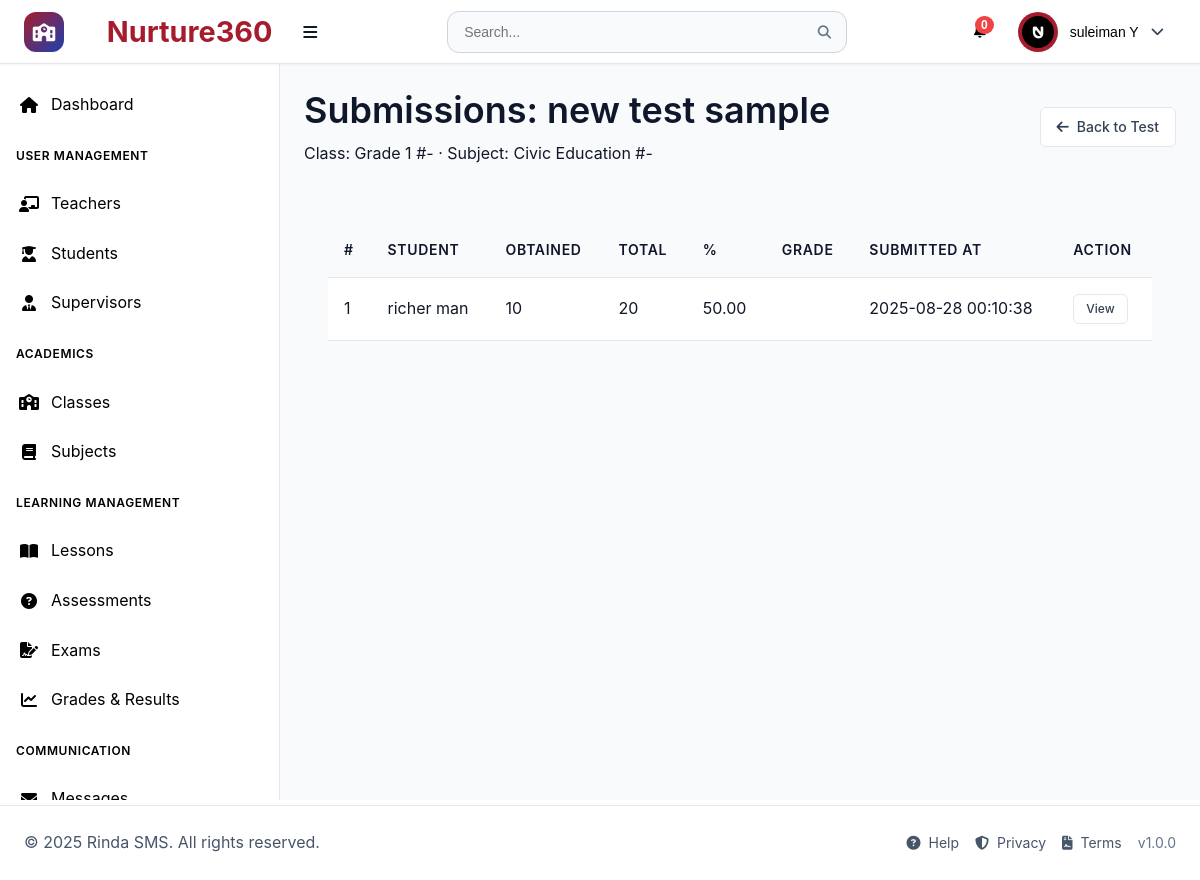
Page /pages/test_submissions.php?id=5 (signed in) on the committed database.
### tables this page shows
CREATE TABLE `users` (
  `id` int(11) NOT NULL,
  `username` varchar(50) NOT NULL,
  `email` varchar(100) NOT NULL,
  `password_hash` varchar(255) NOT NULL,
  `first_name` varchar(50) NOT NULL,
  `last_name` varchar(50) NOT NULL,
  `role` enum('superadmin','teacher','student','supervisor') NOT NULL,
  `phone` varchar(20) DEFAULT NULL,
  `address` text DEFAULT NULL,
  `profile_image` varchar(255) DEFAULT NULL,
  `is_active` tinyint(1) DEFAULT 1,
  `email_verified` tinyint(1) DEFAULT 0,
  `two_factor_enabled` tinyint(1) DEFAULT 0,
  `last_login` datetime DEFAULT NULL,
  `created_at` timestamp NOT NULL DEFAULT current_timestamp(),
  `updated_at` timestamp NOT NULL DEFAULT current_timestamp() ON UPDATE current_timestamp()
);

CREATE TABLE `tests` (
  `id` int(11) NOT NULL,
  `title` varchar(255) NOT NULL,
  `description` text DEFAULT NULL,
  `class_id` int(11) NOT NULL,
  `subject_id` int(11) NOT NULL,
  `teacher_id` int(11) NOT NULL,
  `test_type` enum('weekly','monthly','quarterly','final','quiz') NOT NULL,
  `total_marks` int(11) NOT NULL,
  `duration_minutes` int(11) NOT NULL,
  `scheduled_date` date NOT NULL,
  `start_time` time NOT NULL,
  `end_time` time NOT NULL,
  `is_active` tinyint(1) DEFAULT 1,
  `created_at` timestamp NOT NULL DEFAULT current_timestamp(),
  `lesson_id` int(11) DEFAULT NULL
);

CREATE TABLE `classes` (
  `id` int(11) NOT NULL,
  `class_name` varchar(100) NOT NULL,
  `class_code` varchar(255) DEFAULT NULL,
  `virtual_link` varchar(500) DEFAULT NULL,
  `grade_level` int(11) DEFAULT NULL,
  `academic_year` varchar(10) DEFAULT NULL,
  `max_students` int(11) DEFAULT 30,
  `description` text DEFAULT NULL,
  `is_active` tinyint(1) DEFAULT 1,
  `created_at` timestamp NOT NULL DEFAULT current_timestamp(),
  `updated_at` timestamp NOT NULL DEFAULT current_timestamp() ON UPDATE current_timestamp()
);

CREATE TABLE `subjects` (
  `subject_id` int(11) NOT NULL,
  `class_id` int(11) DEFAULT NULL,
  `title` varchar(255) NOT NULL,
  `subject_code` varchar(20) DEFAULT NULL,
  `description` text DEFAULT NULL,
  `credits` int(11) DEFAULT 1,
  `is_active` tinyint(1) DEFAULT 1,
  `created_at` timestamp NOT NULL DEFAULT current_timestamp(),
  `updated_at` timestamp NOT NULL DEFAULT current_timestamp() ON UPDATE current_timestamp()
);

CREATE TABLE `test_results` (
  `id` int(11) NOT NULL,
  `test_id` int(11) NOT NULL,
  `student_id` int(11) NOT NULL,
  `obtained_marks` int(11) NOT NULL,
  `total_marks` int(11) NOT NULL,
  `percentage` decimal(5,2) NOT NULL,
  `grade` varchar(2) DEFAULT NULL,
  `submitted_at` timestamp NOT NULL DEFAULT current_timestamp(),
  `graded_by` int(11) DEFAULT NULL,
  `graded_at` timestamp NULL DEFAULT NULL,
  `feedback` text DEFAULT NULL
);

### config/config.php (called while the page is built, shortened)
<?php
function isSuperAdmin() {
    return isset($_SESSION['role']) && $_SESSION['role'] === 'superadmin';
}
?>

### pages/test_submissions.php (the view, shortened to what this page needs)
<?php
require_once '../config/config.php';
$pdo = getDBConnection();
$testId = (int)($_GET['id'] ?? 0);
function canManage(){ return isSuperAdmin() || (($_SESSION['role'] ?? '') === 'teacher'); }
$st = $pdo->prepare("SELECT t.*, c.class_name,c.class_code, s.title AS subject_name,s.subject_code FROM tests t LEFT JOIN classes c ON c.id=t.class_id LEFT JOIN subjects s ON s.subject_id=t.subject_id WHERE t.id=?");
$st->execute([$testId]);
$test = $st->fetch(PDO::FETCH_ASSOC);
try {
  $subStmt = $pdo->prepare("SELECT tr.*, u.first_name, u.last_name, u.username FROM test_results tr LEFT JOIN users u ON u.id = tr.student_id WHERE tr.test_id = ? ORDER BY tr.submitted_at DESC");
  $subStmt->execute([$testId]);
  $submissions = $subStmt->fetchAll(PDO::FETCH_ASSOC);
} catch (Throwable $e) {
  $submissions = [];
}
include '../components/header.php';
?>
<div class="dashboard-container">
  <?php include '../components/sidebar.php'; ?>
  <main class="main-content">
    <div class="page-header">
      <div>
        <h1>Submissions: <?php echo htmlspecialchars($test['title'] ?? 'Test'); ?></h1>
        <div class="muted">Class: <?php echo htmlspecialchars(($test['class_name']??'-').' #'.($test['class_code']??'-')); ?> · Subject: <?php echo htmlspecialchars(($test['subject_name']??'-').' #'.($test['subject_code']??'-')); ?></div>
      </div>
      <div class="header-actions">
        <a class="btn btn-secondary" href="./test_detail.php?id=<?php echo (int)$testId; ?>"><i class="fas fa-arrow-left"></i> Back to Test</a>
      </div>
    </div>
    <div class="card-content">
      <div class="table-responsive">
        <table class="table">
          <thead>
            <tr>
              <th>#</th>
              <th>Student</th>
              <th>Obtained</th>
              <th>Total</th>
              <th>%</th>
              <th>Grade</th>
              <th>Submitted At</th>
              <th>Action</th>
            </tr>
          </thead>
          <tbody>
            <?php if(!empty($submissions)): foreach($submissions as $i=>$r): $name = trim(($r['first_name']??'').' '.($r['last_name']??'')); if($name==='') $name = $r['username']??('Student #'.(int)$r['student_id']); ?>
            <tr>
              <td><?php echo $i+1; ?></td>
              <td><?php echo htmlspecialchars($name); ?></td>
              <td><?php echo (int)$r['obtained_marks']; ?></td>
              <td><?php echo (int)$r['total_marks']; ?></td>
              <td><?php echo htmlspecialchars(number_format((float)$r['percentage'],2)); ?></td>
              <td><?php echo htmlspecialchars($r['grade']??''); ?></td>
              <td><?php echo htmlspecialchars($r['submitted_at']??''); ?></td>
              <td>
                <?php if(canManage()): ?>
                  <a class="btn btn-sm btn-secondary" href="./test_result_view.php?test_id=<?php echo (int)$testId; ?>&student_id=<?php echo (int)$r['student_id']; ?>">View</a>
                <?php else: ?>
                  <span class="muted">-</span>
                <?php endif; ?>
              </td>
            </tr>
            <?php endforeach; else: ?>
            <tr><td colspan="8" class="muted">No submissions yet.</td></tr>
            <?php endif; ?>
          </tbody>
        </table>
      </div>
    </div>
  </main>
</div>
<?php include '../components/footer.php'; ?>

### components/header.php (shortened to what this page needs)
<?php
require_once '../config/config.php';
$user_id = $_SESSION['user_id'] ?? null;
$first_name = $_SESSION['first_name'] ?? '';
$last_name = $_SESSION['last_name'] ?? '';
$user_role = $_SESSION['role'] ?? '';
$profile_image = '';
$profile_image_url = '';
try {
    $pdo = getDBConnection();
    $settings_stmt = $pdo->prepare("SELECT setting_key, setting_value FROM system_settings WHERE setting_key IN ('app_name', 'theme_primary_color', 'theme_secondary_color', 'theme_accent_color', 'theme_mode', 'app_logo', 'app_favicon', 'brand_display')");
    $settings_stmt->execute();
    $settings = [];
    while ($row = $settings_stmt->fetch()) {
        $settings[$row['setting_key']] = $row['setting_value'];
    }
    if ($user_id) {
        $uStmt = $pdo->prepare("SELECT profile_image FROM users WHERE id = ? LIMIT 1");
        $uStmt->execute([$user_id]);
        $uRow = $uStmt->fetch();
        if ($uRow && !empty($uRow['profile_image'])) {
            $profile_image = $uRow['profile_image'];
        }
    }
} catch (PDOException $e) {
    $settings = [
        'app_name' => APP_NAME,
        'theme_primary_color' => DEFAULT_PRIMARY_COLOR,
        'theme_mode' => 'light'
    ];
}
$app_name = $settings['app_name'] ?? APP_NAME;
$theme_mode = $settings['theme_mode'] ?? 'light';
$app_logo = $settings['app_logo'] ?? '';
$brand_display = $settings['brand_display'] ?? 'both';
$hasLogo = !empty($app_logo);
$mode = in_array($brand_display, ['logo','name','both'], true) ? $brand_display : 'both';
$showLogo = $hasLogo && ($mode === 'logo' || $mode === 'both');
$showName = ($mode === 'name' || $mode === 'both');
$showIcon = !$showLogo;
if (!empty($profile_image)) {
    if (preg_match('/^https?:\/\//i', $profile_image)) {
        $profile_image_url = $profile_image;
    } else {
        if ($user_role === 'teacher') {
            $profile_image_url = '../uploads/teachers/' . rawurlencode($profile_image);
        } else {
            $profile_image_url = '../uploads/users/' . rawurlencode($profile_image);
        }
    }
}
?>
<!DOCTYPE html>
<html lang="en" data-theme="<?php echo $theme_mode; ?>">
<head>
    <link rel="stylesheet" href="../assets/css/main.css">
    <link rel="stylesheet" href="../assets/css/components.css">
    <link rel="stylesheet" href="../assets/css/dashboard.css">
    <link rel="stylesheet" href="https://cdnjs.cloudflare.com/ajax/libs/font-awesome/6.4.0/css/all.min.css">
</head>
<body class="role-<?php echo htmlspecialchars($user_role); ?>">
    <header class="header">
        <div class="header-left">
            <?php if ($showIcon): ?>
            <div class="school-icon">
                <i class="fas fa-school"></i>
            </div>
            <?php endif; ?>
            <div class="logo">
                <?php if ($showName): ?>
                    <h1 style="margin-left: 8px; display:inline-block;">&nbsp;<?php echo htmlspecialchars($app_name); ?></h1>
                <?php endif; ?>
                <button class="desktop-toggle" id="desktopSidebarToggle" title="Toggle sidebar">
                    <i class="fas fa-bars"></i>
                </button>
            </div>
        </div>
        <div class="header-center">
            <div class="search-bar">
                <input type="text" placeholder="Search..." id="globalSearch">
                <button type="button">
                    <i class="fas fa-search"></i>
                </button>
            </div>
        </div>
        <div class="header-right">
            <div class="header-actions">
                <div class="notification-dropdown">
                    <button class="notification-btn" id="notificationBtn">
                        <span class="notification-badge" id="notificationBadge">0</span>
                    </button>
                </div>
                <div class="user-dropdown">
                    <button class="user-btn" id="userBtn">
                        <div class="user-avatar">
                            <?php if (!empty($profile_image_url)): ?>
                                <img src="<?php echo htmlspecialchars($profile_image_url); ?>" alt="Avatar" style="width:32px;height:32px;border-radius:50%;object-fit:cover;" onerror="this.style.display='none'; this.parentElement.innerHTML='\\u003ci class=\\'fas fa-user\\'\\u003e\\u003c/i\\u003e';">
                            <?php else: ?>
                                <i class="fas fa-user"></i>
                            <?php endif; ?>
                        </div>
                        <span class="user-name"><?php echo $first_name . ' ' . $last_name; ?></span>
                        <i class="fas fa-chevron-down"></i>
                    </button>
                </div>
            </div>
        </div>
    </header>

### assets/css/main.css (style rules this page uses)
:root { --primary-color: #2563eb; --primary-dark: #1e40af; --primary-light: #3b82f6; --secondary-color: #64748b; --accent-color: #f59e0b; --success-color: #10b981; --warning-color: #f59e0b; --error-color: #ef4444; --info-color: #06b6d4; --white: #ffffff; --gray-50: #f8fafc; --gray-100: #f1f5f9; --gray-200: #e2e8f0; --gray-300: #cbd5e1; --gray-400: #94a3b8; --gray-500: #64748b; --gray-600: #475569; --gray-700: #334155; --gray-800: #1e293b; --gray-900: #0f172a; --font-family: 'Inter', -apple-system, BlinkMacSystemFont, 'Segoe UI', Roboto, sans-serif; --font-size-xs: 0.75rem; --font-size-sm: 0.875rem; --font-size-base: 1rem; --font-size-lg: 1.125rem; --font-size-xl: 1.25rem; --font-size-2xl: 1.5rem; --font-size-3xl: 1.875rem; --font-size-4xl: 2.25rem; --spacing-1: 0.25rem; --spacing-2: 0.5rem; --spacing-3: 0.75rem; --spacing-4: 1rem; --spacing-5: 1.25rem; --spacing-6: 1.5rem; --spacing-8: 2rem; --spacing-10: 2.5rem; --spacing-12: 3rem; --spacing-16: 4rem; --spacing-20: 5rem; --shadow-sm: 0 1px 2px 0 rgb(0 0 0 / 0.05); --shadow: 0 1px 3px 0 rgb(0 0 0 / 0.1), 0 1px 2px -1px rgb(0 0 0 / 0.1); --shadow-md: 0 4px 6px -1px rgb(0 0 0 / 0.1), 0 2px 4px -2px rgb(0 0 0 / 0.1); --shadow-lg: 0 10px 15px -3px rgb(0 0 0 / 0.1), 0 4px 6px -4px rgb(0 0 0 / 0.1); --shadow-xl: 0 20px 25px -5px rgb(0 0 0 / 0.1), 0 8px 10px -6px rgb(0 0 0 / 0.1); --radius-sm: 0.25rem; --radius: 0.375rem; --radius-md: 0.5rem; --radius-lg: 0.75rem; --radius-xl: 1rem; --radius-2xl: 1.5rem; --transition: all 0.2s ease-in-out; --transition-fast: all 0.1s ease-in-out; --transition-slow: all 0.3s ease-in-out; --header-height: 4rem; --sidebar-width: 280px; --sidebar-collapsed-width: 80px; --content-max-width: 1200px; }
* { margin: 0; padding: 0; box-sizing: border-box; }
html { font-size: 16px; scroll-behavior: smooth; height: 100%; }
body { font-family: var(--font-family); font-size: var(--font-size-base); line-height: 1.6; color: var(--gray-800); background-color: var(--gray-50); -webkit-font-smoothing: antialiased; -moz-osx-font-smoothing: grayscale; min-height: 100vh; display: flex; flex-direction: column; }
@media (min-width: 769px) { body { padding-bottom: 80px; } }
h1, h2, h3, h4, h5, h6 { font-weight: 600; line-height: 1.25; margin-bottom: var(--spacing-4); color: var(--gray-900); }
h1 { font-size: var(--font-size-4xl); }
a { color: var(--primary-color); text-decoration: none; transition: var(--transition); }
.btn { display: inline-flex; align-items: center; justify-content: center; gap: var(--spacing-2); padding: var(--spacing-3) var(--spacing-4); font-size: var(--font-size-sm); font-weight: 500; line-height: 1; border: 1px solid transparent; border-radius: var(--radius); cursor: pointer; transition: var(--transition); text-decoration: none; white-space: nowrap; user-select: none; }
.btn-secondary { background-color: var(--white); border-color: var(--gray-300); color: var(--gray-700); }
.btn-sm { padding: var(--spacing-2) var(--spacing-3); font-size: var(--font-size-xs); }
.card-content { padding: var(--spacing-6); }
.table { width: 100%; border-collapse: collapse; background-color: var(--white); }
.table th, .table td { padding: var(--spacing-4); text-align: left; border-bottom: 1px solid var(--gray-200); }
.table th { background-color: var(--gray-50); font-weight: 600; color: var(--gray-900); font-size: var(--font-size-sm); text-transform: uppercase; letter-spacing: 0.05em; }

### assets/css/components.css (style rules this page uses)
.card-content { padding: var(--spacing-6); }
.card-content { flex: 1 1 auto; }
.user-avatar { width: 32px; height: 32px; border-radius: 50%; background-color: var(--primary-color); color: var(--white); display: flex; align-items: center; justify-content: center; font-size: var(--font-size-sm); }

### rows in the picture
users: profile_image (picture)
tests: title "new test sample", class.class_code "Grade 1 #-", subject.subject_code "Civic Education #-"
test_results: student.last_name "richer man", obtained_marks "10", total_marks "20", percentage "50.00", submitted_at "2025-08-28 00:10:38"

### other values in the picture
$app_name "Nurture360"
$first_name "suleiman"
$last_name "Y"
APP_NAME "Rinda SMS"
APP_VERSION "1.0.0"
